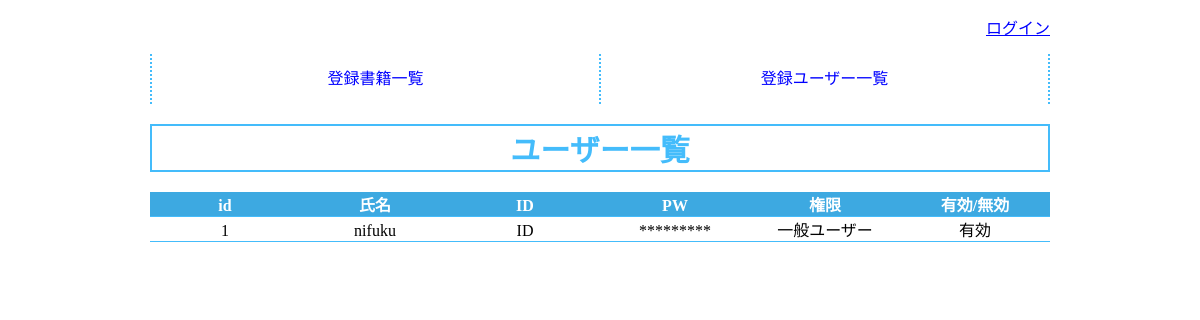
Before: /selectUser_external-user.php with the older database file.
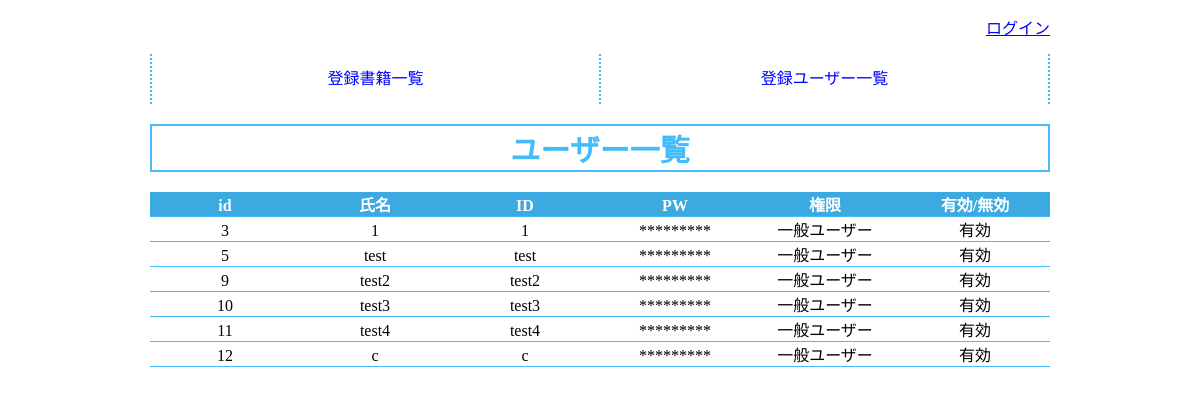
After: the same page with the newer database file.
### tables this page shows
CREATE TABLE IF NOT EXISTS `gs_user_table` (
`id` int(12) NOT NULL,
  `userName` varchar(64) NOT NULL,
  `lid` varchar(128) NOT NULL,
  `lpw` varchar(64) NOT NULL,
  `kanri_flg` int(1) NOT NULL DEFAULT '0' COMMENT '0=管理者, 1=スーパー管理者 ',
  `life_flg` int(1) NOT NULL DEFAULT '0' COMMENT '0=使用中, 1=使用しなくなった '
);

### selectUser_external-user.php (the view, shortened to what this page needs)
<?php
include("functions.php");
try {
  $pdo = new PDO('mysql:dbname=gs_db37;charset=utf8;host=localhost','root','');
} catch (PDOException $e) {
  exit('データベースに接続できませんでした。'.$e->getMessage());
}
$stmt = $pdo->prepare("SELECT * FROM gs_user_table");
$status = $stmt->execute();
$view="";
if($status==false){
  $error = $stmt->errorInfo();
  exit("ErrorQuery:".$error[2]);
}else{
  while( $result = $stmt->fetch(PDO::FETCH_ASSOC)){
      $view .= '<tr>';
      $view .= '<td><a>'.$result["id"].'</a></td>';
      $view .= '<td>'.$result["userName"].'</td>';
      $view .= '<td>'.$result["lid"].'</td>';
      $view .= '<td>*********</td>';
      if($result["kanri_flg"]==0){
          $view .= '<td>一般ユーザー</td>';
      }else{
          $view .= '<td>特権管理者</td>';
      }
      if($result["life_flg"]==0){
          $view .= '<td>有効</td>';
      }else{
          $view .= '<td>無効</td>';
      }
      $view .= '</tr>';
  }
}
?>
    <!DOCTYPE html>
    <html lang="ja">
    <head>
    </head>
    <body>
        <div id="wrapper">
            <section>
                <h1>ユーザー一覧</h1>
            </section>
            <section>
                <table>
                    <tr>
                        <th>id</th>
                        <th>氏名</th>
                        <th>ID</th>
                        <th>PW</th>
                        <th>権限</th>
                        <th>有効/無効</th>
                    </tr>
                    <?=$view?>
                </table>
            </section>
        </div>
    </body>
    </html>

### css/bookmgt.css (style rules this page uses)
body { background-color: white; }
div#wrapper { background-color: white; width: 900px; margin:0 auto; }
header { margin:15px 0; }
header>p { text-align: right; }
h1 { text-align: center; font-size: 30px; background-color: white; color: #44BCFB; border: solid 2px #44BCFB; }
ul { display: flex; justify-content: space-around; align-items: center; border-left: dotted 2px #44BCFB; }
li { color: #44BCFB; width:25%; text-align: center; border-right: dotted 2px #44BCFB; }
section { margin: 20px 0; }
td,th { width: 10%; text-align: center; border-bottom: solid 1px #44BCFB; }
th { background-color: #3DA9E1; color: white; }
a:link { color:blue; text-decoration-line: underline; }
li>a:link, li> a:visited { line-height: 50px; color:44BCFB; text-decoration-line: none; }
li.nav-external { width:50%; }

Changed rows visible on the page:
removed gs_user_table: id "1", userName "nifuku", lid "ID", kanri_flg "一般ユーザー", life_flg "有効"
added gs_user_table: id "3", userName "1", lid "1", kanri_flg "一般ユーザー", life_flg "有効"
added gs_user_table: id "5", userName "test", lid "test", kanri_flg "一般ユーザー", life_flg "有効"
added gs_user_table: id "9", userName "test2", lid "test2", kanri_flg "一般ユーザー", life_flg "有効"
added gs_user_table: id "10", userName "test3", lid "test3", kanri_flg "一般ユーザー", life_flg "有効"
added gs_user_table: id "11", userName "test4", lid "test4", kanri_flg "一般ユーザー", life_flg "有効"
added gs_user_table: id "12", userName "c", lid "c", kanri_flg "一般ユーザー", life_flg "有効"
